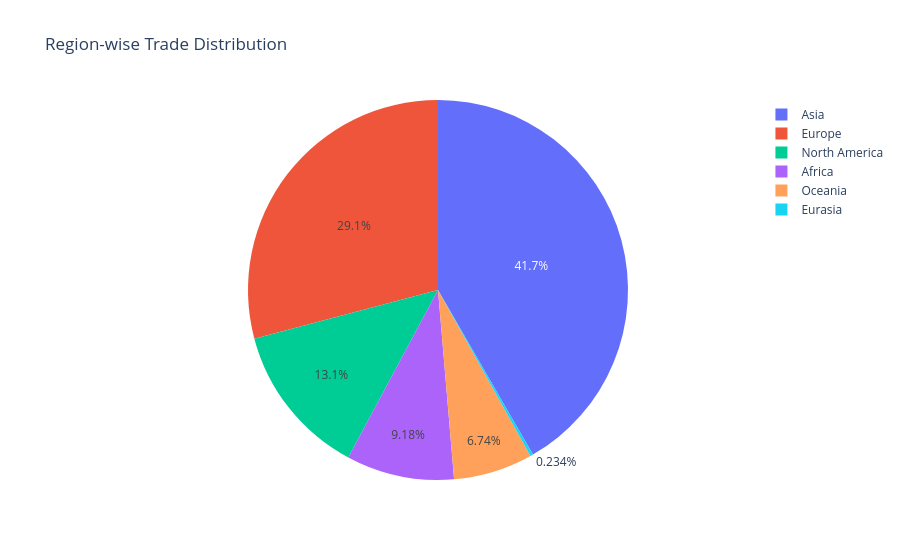

The notebook cell this image was saved under:
### Markdown cell above
Region-wise Trade Distribution

### Code cell
region_dist = (
    df.groupby('continent')['total_transit_cost_usd']
    .sum()
    .reset_index()
)

fig = px.pie(
    region_dist,
    names='continent',
    values='total_transit_cost_usd',
    title="Region-wise Trade Distribution"
)

fig.show()

### Figure 1 — Plotly figure (JSON) as saved in the notebook; plotly's stock layout.template omitted (floating-point values rounded to 4 significant figures)
{"data": [{"domain": {"x": [0, 1], "y": [0, 1]}, "hovertemplate": "continent=%{label}<br>total_transit_cost_usd=%{value}<extra></extra>", "labels": ["Africa", "Asia", "Eurasia", "Europe", "North America", "Oceania"], "legendgroup": "", "name": "", "showlegend": true, "type": "pie", "values": [266577400, 1210514300, 6802500, 845897400, 379159700, 195862800]}], "layout": {"legend": {"tracegroupgap": 0}, "title": {"text": "Region-wise Trade Distribution"}}}
